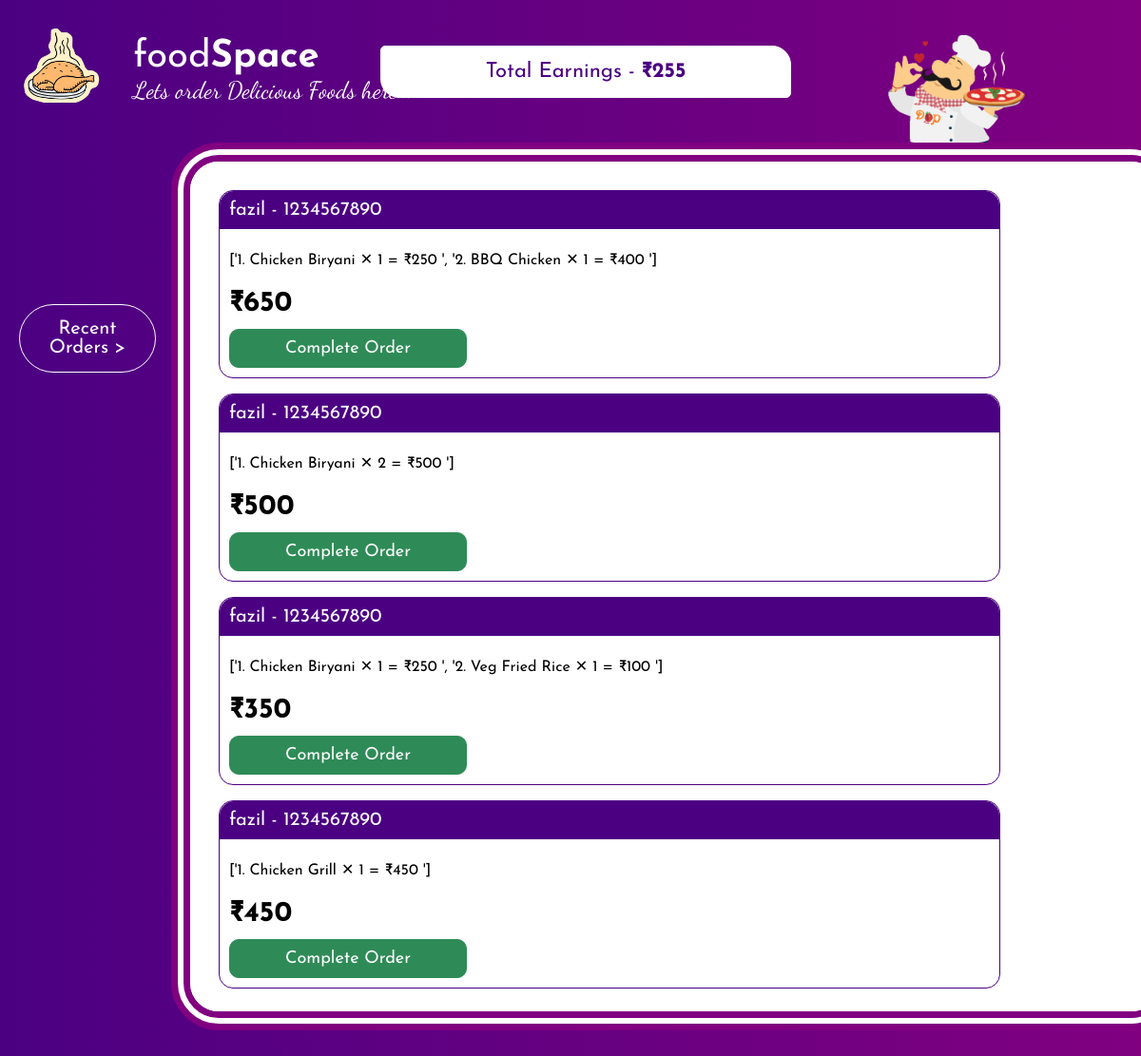
The page /admin on the database its author committed.
### shop/models.py (models this page shows, shortened)
class Orders(models.Model):
    id = models.IntegerField(primary_key=True)
    name=models.CharField(max_length=50,default='Dish')
    phone=models.IntegerField(validators=[MaxValueValidator(9999999999),MinValueValidator(1000000000)],default=0)
    orders = models.TextField(max_length=1000)
    sum=models.IntegerField(default=1)

### shop/views.py (the view)
# urls.py: path('admin',views.admin,name='Admin'),
def admin(request):
    q = Orders.objects.order_by('-id').all() #id desc so -id if not desc then id
    t = Total.objects.filter(id=1).first()
    if(t):
        sum = int(t.earn)
    else:
        sum=0
    return render(request, "admin.html", {'q': q,'total':sum})

### templates/admin.html (shortened to what this page needs)
{%  load static %}
<link rel='stylesheet' href="{% static 'main.css'%}" type="text/css" />
<div class='header'>
<img src="{% static 'img/logo.png' %}" id='logo' />
<span class='title'>food<b>Space</b></span><br>
<span class='slogan'>Lets order Delicious Foods here...</span>
</div>
<img src="{% static 'img/chef.gif' %}" id='chef-img' />
<p id="top_details">Total Earnings - <b>₹{{ total }}</b></p>
<div class='sidebar'>
<button class='btn'>Recent Orders ></button><br>
</div>
<div class='container'>
    {% for i in q %}
        <div id="content_admin">
        <p id="c-title">{{ i.name }} - {{ i.phone }}</p><br>
        <p id="c-desc">{{ i.orders }}</p><br>
        <p id="c-desc1">₹{{ i.sum }}</p><br>
        <a href="complete_order?id={{ i.id }}&sum={{ i.sum }}"><button id="complete_btn">Complete Order</button></a>
        </div><br>
    {% endfor %}
</div>

### static/main.css (style rules this page uses)
button { font-family: 'Josefin Sans', sans-serif; }
.header { #background:linear-gradient(to right,indigo 0%,purple 100%); color:white; top:0; left:0; width:100%; height:30%; position:fixed; z-index:2; }
.header .title { font-size:40px; top:40; left:140px; position:relative; }
.header .slogan { font-family: 'Dancing Script', cursive; font-size:25px; top:80; left:140px; position:fixed; }
#logo { width:100px; left:20px; top:30px; position:fixed; }
#chef-img { position:fixed; right:100px; top:0px; width:200px; }
.sidebar { top:25%; width:15%; padding:20px; left:0px; position:fixed; #background-color:red; }
.sidebar .btn { width:80%; background:transparent; border:1px solid white; font-size:20px; border-radius:40px; color:white; padding:15px; margin-top:10px; transition:color 0.8s,background-color 0.8s; }
.container { background-color:white; border-radius:50px; position:fixed; top:150px; left:15%; width:80%; height:72%; padding:30px; border:20px double purple; overflow-y:scroll; }

### templates/admin.html (style rules this page uses)
#c-desc1 { font-size:30px; font-weight:bold; margin-top:-10px; margin-bottom:-5px; }
#top_details { top:40px; text-align:center; width:400px; left:50%; margin-left:-200px; position:relative; color:indigo; background:white; font-size:22px; border:1px solid white; outline:none; padding:15px; border-radius:5px 20px 5px 20px; transition:width 0.7s,color 0.7s,background 0.7s; }
#complete_btn { padding:10px; border-radius:10px; background-color:seagreen; color:white; font-size:18px; outline:none; border:1px solid seagreen; width:250px; transition:color 0.7s,background-color 0.7s; }
#content_admin { border:1px solid indigo; padding:10px; border-radius:15px; width:800px; }
#c-title { color:white; font-size:20px; padding:10px; margin:-10px; border-radius:15px 15px 0 0; background:indigo; }
a { text-decoration:none; }
a,button { outline:none; }

### rows shown on the page
Orders: name "fazil", phone "1234567890", orders "['1. Chicken Biryani ✕ 1 = ₹250 ', '2. BBQ Chicken ✕ 1 = ₹400 ']", sum "650"
Orders: name "fazil", phone "1234567890", orders "['1. Chicken Biryani ✕ 2 = ₹500 ']", sum "500"
Orders: name "fazil", phone "1234567890", orders "['1. Chicken Biryani ✕ 1 = ₹250 ', '2. Veg Fried Rice ✕ 1 = ₹100 ']", sum "350"
Orders: name "fazil", phone "1234567890", orders "['1. Chicken Grill ✕ 1 = ₹450 ']", sum "450"

### other values the page prints
{{ total }} "255"
